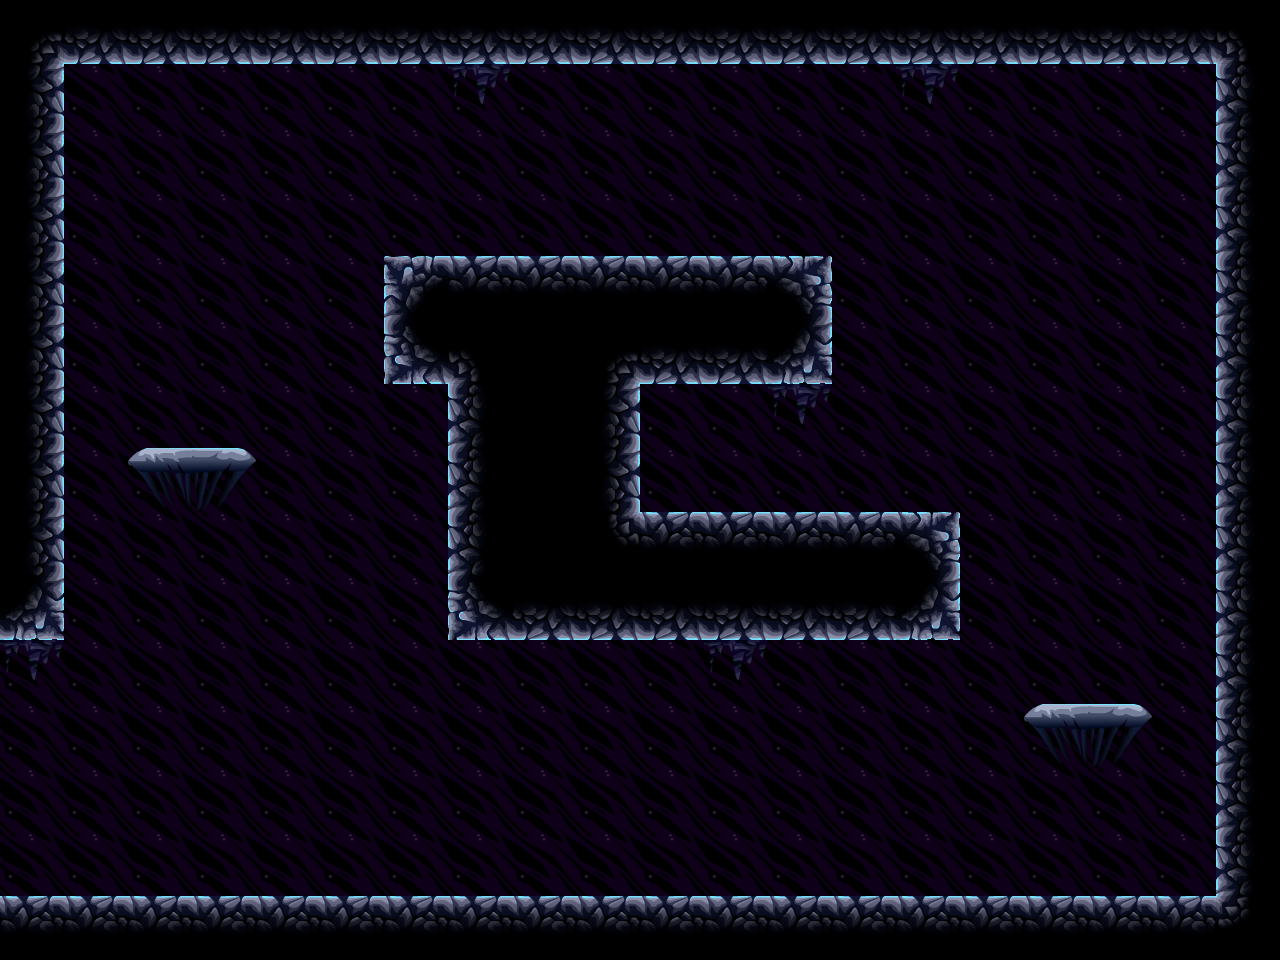

This is a level from a 2D game, rendered from its Tiled map with the project's own tilesets. A one-line summary and the map file follow, with tile-layer data summarised:
An orthogonal 20x15 tile map with 64x64 px tiles, 3 tile layers (Background, bg2, Level) and 11 objects (10x spawner, door).

<map version="1.0" orientation="orthogonal" width="20" height="15" tilewidth="64" tileheight="64">
 <tileset firstgid="1" name="tiles" tilewidth="64" tileheight="64">
  <image source="../../images/tilesets/cave1.png" width="512" height="1024" />
  <terraintypes>
   <terrain name="crossable" tile="13" />
   <terrain name="crossable" tile="14" />
   <terrain name="crossable" tile="15" />
  </terraintypes>
 </tileset>
 <layer name="Background" width="20" height="15">
  <properties>
   <property name="nocollide" value="true" />
   <property name="tileset" value="tiles" />
  </properties>
  <data>[300 cells, 296 non-empty, 1 distinct tile ids]</data>
 </layer>
 <layer name="bg2" width="20" height="15">
  <properties>
   <property name="nocollide" value="true" />
   <property name="tileset" value="tiles" />
  </properties>
  <data>[300 cells, 5 non-empty, 1 distinct tile ids]</data>
 </layer>
 <layer name="Level" width="20" height="15">
  <properties>
   <property name="tileset" value="tiles" />
  </properties>
  <data>[300 cells, 98 non-empty, 14 distinct tile ids]</data>
 </layer>
 <objectgroup name="doors" width="20" height="15">
  <object name="door" type="door" gid="19" x="0" y="704">
   <properties>
    <property name="direction" value="left" />
   </properties>
  </object>
 </objectgroup>
 <objectgroup name="spawners" width="20" height="15">
  <object name="spawner" type="spawner" gid="35" x="1080" y="200">
   <properties>
    <property name="enemy" value="f" />
   </properties>
  </object>
  <object name="spawner" type="spawner" gid="35" x="667" y="489">
   <properties>
    <property name="enemy" value="w" />
   </properties>
  </object>
  <object name="spawner" type="spawner" gid="35" x="1084" y="647">
   <properties>
    <property name="enemy" value="w" />
   </properties>
  </object>
  <object name="spawner" type="spawner" gid="35" x="970" y="844">
   <properties>
    <property name="enemy" value="w" />
   </properties>
  </object>
  <object name="spawner" type="spawner" gid="35" x="600" y="821">
   <properties>
    <property name="enemy" value="w" />
   </properties>
  </object>
  <object name="spawner" type="spawner" gid="35" x="993" y="382">
   <properties>
    <property name="enemy" value="f" />
   </properties>
  </object>
  <object name="spawner" type="spawner" gid="35" x="209" y="185">
   <properties>
    <property name="enemy" value="f" />
   </properties>
  </object>
  <object name="spawner" type="spawner" gid="35" x="262" y="675">
   <properties>
    <property name="enemy" value="f" />
   </properties>
  </object>
  <object name="spawner" type="spawner" gid="35" x="189" y="384">
   <properties>
    <property name="enemy" value="w" />
   </properties>
  </object>
  <object name="spawner" type="spawner" gid="35" x="577" y="193">
   <properties>
    <property name="enemy" value="w" />
   </properties>
  </object>
 </objectgroup>
</map>
